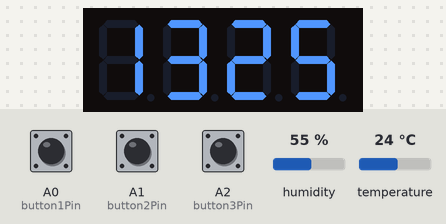
Bench run of a sketch on a simulated Arduino Uno, built with avr-gcc and run on an emulated ATmega328P. On the bench: 4-digit seven-segment display. Wiring (from diagram.json): 4-digit 7-segment display, segments lit when HIGH: segments pin 2, pin 3, pin 4, pin 5, pin 6, pin 7, pin 8, pin 9; digit selects pin 10, pin 11, pin 12, pin 13. The test bench sets the inputs (shaded band); at power-on: A0 (button1Pin) HIGH, temperature 24 °C, humidity 55 %, A1 (button2Pin) HIGH, A2 (button3Pin) HIGH. The segment pins are drawn as the display they are named for; what the sketch prints to the serial monitor is not drawn.

Above: at 1.2 s.
1.3 s: A0 (button1Pin) pulled LOW for 0.15 s
At 2.3 s:
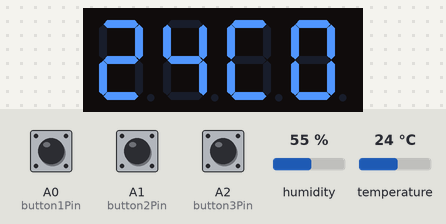
3.0 s: temperature set to 12 °C
At 5.0 s:
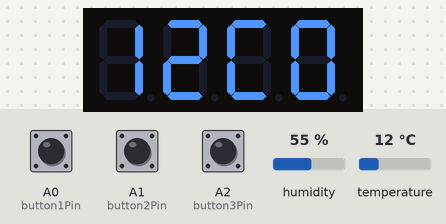
5.6 s: temperature set to 19 °C
At 7.3 s:
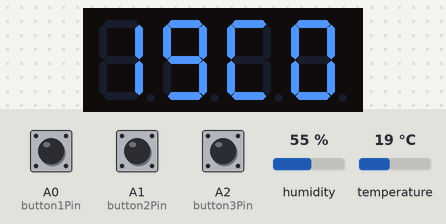
7.6 s: A0 (button1Pin) pulled LOW for 1 s
At 9.8 s:
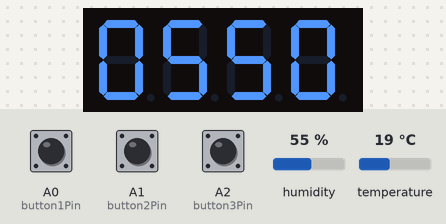
10.1 s: humidity set to 22 %
At 11.3 s:
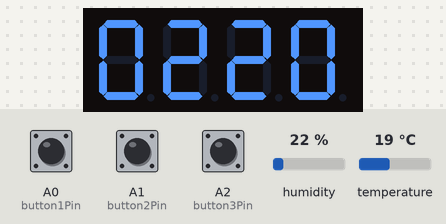
11.7 s: humidity set to 40 %
At 13.6 s:
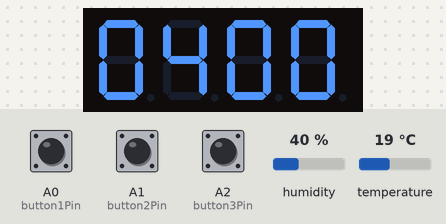
Timing chart, 0 to 14.7 s (numbered marks = the images above; inputs shaded):
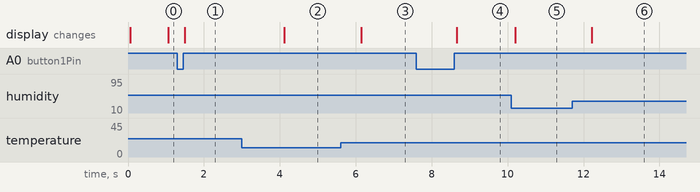

The sketch:

sketch.ino
```cpp
//Нажатие - температура / влажность
//Зажатие - изменение врменени


#include <Arduino.h>
#include <DHT.h>        // Библиотека для работы с DHT11
#include <avr/wdt.h>   // Библиотека для Watchdog Timer

// ----- Пины и константы (как в Задании 1) -----
const int segmentPins[] = {2, 3, 4, 5, 6, 7, 8, 9};
const int digitPins[] = {10, 11, 12, 13};
const int button1Pin = A0;
const int button2Pin = A1;
const int button3Pin = A2;
const unsigned long longPressThreshold = 1000;

// ----- Пины и константы для DHT11 -----
#define DHTPIN A3     // Пин, к которому подключен DHT11 (DATA пин)
#define DHTTYPE DHT11   // Тип датчика DHT11
DHT dht(DHTPIN, DHTTYPE);

// ----- Переменные (дополнения для Задания 2) -----
int hours = 13;
int minutes = 25;
int seconds = 0;
bool editMode = false;
unsigned long button1PressTime = 0;

enum DisplayMode { TIME_MODE, TEMP_MODE, HUM_MODE, ERROR_MODE }; // Режимы отображения
DisplayMode currentDisplayMode = TIME_MODE;

float temperature = 0.0;
float humidity = 0.0;
bool dhtError = false;


// ----- Функция отображения цифры (как в Задании 1) -----
void displayDigit(int digit, int number, bool dot) {
    // ... (код функции displayDigit из Задания 1 - без изменений) ...
  for (int i = 0; i < 8; i++) {
    digitalWrite(segmentPins[i], LOW); // Выключаем все сегменты
  }
  digitalWrite(digitPins[digit], LOW); // Включаем нужный разряд

  byte segments = 0b00000000; // Маска для сегментов
  if (number >= 0 && number <= 9) {
    switch (number) {
      case 0: segments = 0b00111111; break; // abcdef
      case 1: segments = 0b00000110; break; // bc
      case 2: segments = 0b01011011; break; // abged
      case 3: segments = 0b01001111; break; // abcgd
      case 4: segments = 0b01100110; break; // fgbc
      case 5: segments = 0b01101101; break; // afgcd
      case 6: segments = 0b01111101; break; // afgcde
      case 7: segments = 0b00000111; break; // abc
      case 8: segments = 0b01111111; break; // abcdefg
      case 9: segments = 0b01101111; break; // abfgcd
    }
  }

  for (int i = 0; i < 7; i++) { // Сегменты a-g (0-6)
    if ((segments >> i) & 0x01) {
      digitalWrite(segmentPins[i], HIGH);
    }
  }
  if (dot) {
    digitalWrite(segmentPins[7], HIGH); // DP
  }
}


// ----- Функция отображения текста (для "Err ") -----
void displayText(const char* text) {
    for (int digit = 0; digit < 4; digit++) {
        digitalWrite(digitPins[digit], LOW); // Включаем разряд
        byte segments = 0b00000000;
        char character = text[digit];

        switch (character) {
            case 'E': segments = 0b01111001; break; // afged
            case 'r': segments = 0b01010000; break; // ge
            case ' ': segments = 0b00000000; break; // Пробел (все сегменты выключены)
            default: segments = 0b00000000; // По умолчанию пробел
        }

        for (int i = 0; i < 7; i++) {
            if ((segments >> i) & 0x01) {
                digitalWrite(segmentPins[i], HIGH);
            }
        }
        delay(1);
        digitalWrite(digitPins[digit], HIGH); // Выключаем разряд
    }
}


// ----- Функция обновления индикации (обновленная для Задания 2) -----
void updateDisplay() {
    switch (currentDisplayMode) {
        case TIME_MODE: {
            int displayHours = hours;
            int displayMinutes = minutes;
            if (displayHours > 23) displayHours = 0;
            if (displayMinutes > 59) displayMinutes = 0;

            displayDigit(0, displayHours / 10, editMode);
            delay(1);
            digitalWrite(digitPins[0], HIGH);

            displayDigit(1, displayHours % 10, editMode);
            delay(1);
            digitalWrite(digitPins[1], HIGH);

            displayDigit(2, displayMinutes / 10, seconds % 2 == 0 && !editMode);
            delay(1);
            digitalWrite(digitPins[2], HIGH);

            displayDigit(3, displayMinutes % 10, editMode);
            delay(1);
            digitalWrite(digitPins[3], HIGH);
            break;
        }
        case TEMP_MODE: {
            int temp_int = static_cast<int>(temperature); // Целая часть температуры
            int temp_dec = static_cast<int>((temperature - temp_int) * 10); // Десятые доли (не используется, но можно добавить)

            displayDigit(0, temp_int / 10, false); // Старший разряд температуры
            delay(1);
            digitalWrite(digitPins[0], HIGH);

            displayDigit(1, temp_int % 10, false); // Младший разряд температуры
            delay(1);
            digitalWrite(digitPins[1], HIGH);

            // Отображение 'C' для Цельсия на 3 и 4 разрядах
            byte segmentsC = 0b00111001; // Сегменты для 'C' (afed)
            for (int i = 0; i < 7; i++) {
                digitalWrite(segmentPins[i], LOW);
            }
             for (int i = 0; i < 7; i++) {
                if ((segmentsC >> i) & 0x01) {
                    digitalWrite(segmentPins[i], HIGH);
                }
            }
            digitalWrite(digitPins[2], LOW);
            delay(1);
            digitalWrite(digitPins[2], HIGH);


            displayDigit(3, 0, false); // Пусто, или можно попробовать отобразить символ градуса, если получится. Но проще 0 как в примере '25 0'
            delay(1);
            digitalWrite(digitPins[3], HIGH);

            break;
        }
        case HUM_MODE: {
            int humidity_int = static_cast<int>(humidity); // Целая часть влажности

             displayDigit(0, humidity_int / 100, false); // Сотни влажности (если нужно, или 0)
            delay(1);
            digitalWrite(digitPins[0], HIGH);

            displayDigit(1, (humidity_int % 100) / 10, false); // Десятки влажности
            delay(1);
            digitalWrite(digitPins[1], HIGH);

            displayDigit(2, humidity_int % 10, false); // Единицы влажности
            delay(1);
            digitalWrite(digitPins[2], HIGH);

            displayDigit(3, 0, false); // Пусто, или младший разряд, если нужна дробная часть, пока 0 для примера '5386' из задания.
            delay(1);
            digitalWrite(digitPins[3], HIGH);
            break;
        }
        case ERROR_MODE: {
            displayText("Err "); // Отображение "Err "
            break;
        }
    }
}


// ----- Функция проверки кнопок (обновленная для Задания 2) -----
void checkButtons() {
    // Кнопка 1 (Режим/Сохранить/Переключение режимов)
    int button1State = digitalRead(button1Pin);
    if (button1State == LOW) {
        if (button1PressTime == 0) {
            button1PressTime = millis();
        }
        if (millis() - button1PressTime >= longPressThreshold && !editMode) {
            editMode = true; // Долгий клик - вход в режим редактирования (только в режиме времени)
             if (currentDisplayMode == TIME_MODE) {
                 for (int i = 0; i < 8; i++) {
                    if (i == 7) digitalWrite(segmentPins[i], HIGH);
                 }
             }
        }
    } else {
        if (button1PressTime != 0) {
            if (millis() - button1PressTime < longPressThreshold) {
                if (editMode && currentDisplayMode == TIME_MODE) {
                    editMode = false; // Короткий клик в режиме редактирования времени - сохранить
                    for (int i = 0; i < 8; i++) {
                         if (i == 7) digitalWrite(segmentPins[i], LOW);
                    }
                } else if (!editMode) { // Короткий клик вне режима редактирования - переключение режимов
                    currentDisplayMode = static_cast<DisplayMode>((currentDisplayMode + 1) % 4); // Переключение режимов по кругу
                    if (currentDisplayMode == ERROR_MODE && !dhtError) { // Если режим ошибки, но ошибки нет - пропускаем его
                        currentDisplayMode = static_cast<DisplayMode>((currentDisplayMode + 1) % 4);
                    }
                }
            }
            button1PressTime = 0;
        }
    }

    // Кнопки 2 и 3 (редактирование времени - как в Задании 1)
    int button2State = digitalRead(button2Pin);
    if (button2State == LOW && editMode && currentDisplayMode == TIME_MODE) { // Редактирование только в режиме времени и режиме редактирования
        hours++;
        if (hours > 23) hours = 0;
        delay(200);
    }

    int button3State = digitalRead(button3Pin);
    if (button3State == LOW && editMode && currentDisplayMode == TIME_MODE) { // Редактирование только в режиме времени и режиме редактирования
        minutes++;
        if (minutes > 59) minutes = 0;
        delay(200);
    }
}


// ----- Функция чтения данных с DHT11 -----
void readDHTData() {
    float h = dht.readHumidity();
    float t = dht.readTemperature();

    if (isnan(h) || isnan(t)) {
        Serial.println(F("Failed to read from DHT sensor!"));
        dhtError = true;
        if (currentDisplayMode != ERROR_MODE) {
            currentDisplayMode = ERROR_MODE; // Переключаемся в режим ошибки, если есть ошибка DHT и не в режиме ошибки
        }
        return;
    }

    dhtError = false; // Сброс флага ошибки, если чтение прошло успешно
    if (currentDisplayMode == ERROR_MODE) { // Если были в режиме ошибки, переключаемся обратно на время
         currentDisplayMode = TIME_MODE;
    }
    humidity = h;
    temperature = t;
}


// ----- Функция setup (дополнения для Задания 2) -----
void setup() {
    // Инициализация пинов сегментов, разрядов, кнопок (как в Задании 1)
    for (int i = 0; i < 8; i++) {
        pinMode(segmentPins[i], OUTPUT);
        digitalWrite(segmentPins[i], LOW);
    }
    for (int i = 0; i < 4; i++) {
        pinMode(digitPins[i], OUTPUT);
        digitalWrite(digitPins[i], HIGH);
    }
    pinMode(button1Pin, INPUT_PULLUP);
    pinMode(button2Pin, INPUT_PULLUP);
    pinMode(button3Pin, INPUT_PULLUP);

    // Инициализация DHT11
    dht.begin();

    // Инициализация Serial Monitor для отладки (необязательно для работы, но полезно)
    Serial.begin(9600);
    Serial.println(F("DHT11 test!"));

    // Настройка Watchdog Timer (как в Задании 1)
    wdt_enable(WDTO_8S);
    wdt_reset();
}


// ----- Функция loop (обновленная для Задания 2) -----
void loop() {
    wdt_reset();

    checkButtons(); // Проверка кнопок (как в Задании 1, но обновленная логика)
    readDHTData(); // Чтение данных с DHT11 в начале цикла
    updateDisplay(); // Обновление индикации (обновленная логика режимов)


    static unsigned long lastSecondTick = 0;

    if (currentDisplayMode == TIME_MODE) { // Отсчет секунд только в режиме времени
        if (millis() - lastSecondTick >= 1000) {
            lastSecondTick += 1000;
            seconds++;
            if (seconds > 59) {
                seconds = 0;
                minutes++;
                if (minutes > 59) {
                    minutes = 0;
                    hours++;
                    if (hours > 23) {
                        hours = 0;
                    }
                }
            }
        }
    } else {
         lastSecondTick = millis(); // Сброс таймера секунд в режимах температуры/влажности, чтобы секунды не шли в фоне.
    }


}
```

Measured:
- after the input at 1.3 s, the display: changes after 0.20 s (image 1)
- after the input at 3.0 s, the display: changes after 1.1 s (image 2)
- after the input at 5.6 s, the display: changes after 0.54 s (image 3)
- after the input at 7.6 s, the display: changes after 1.1 s (image 4)
- after the input at 10.1 s, the display: changes after 0.10 s (image 5)
- after the input at 11.7 s, the display: changes after 0.52 s (image 6)
